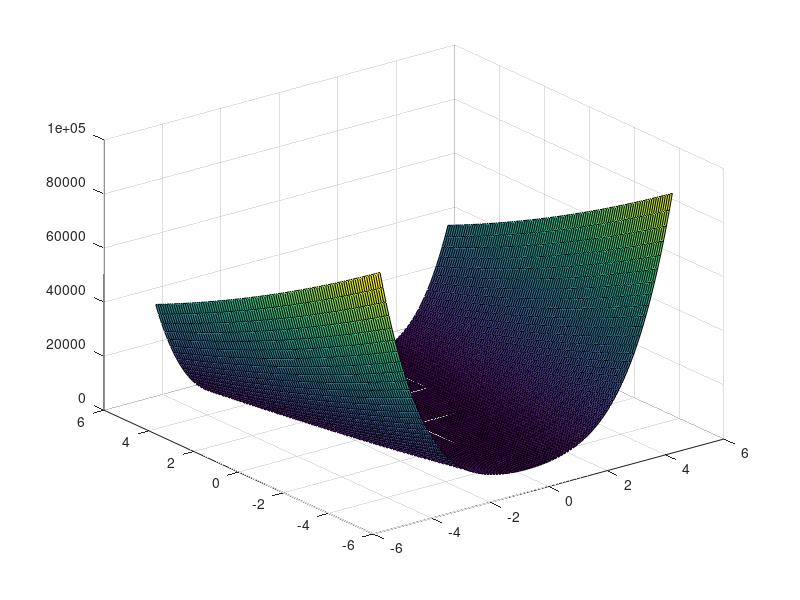
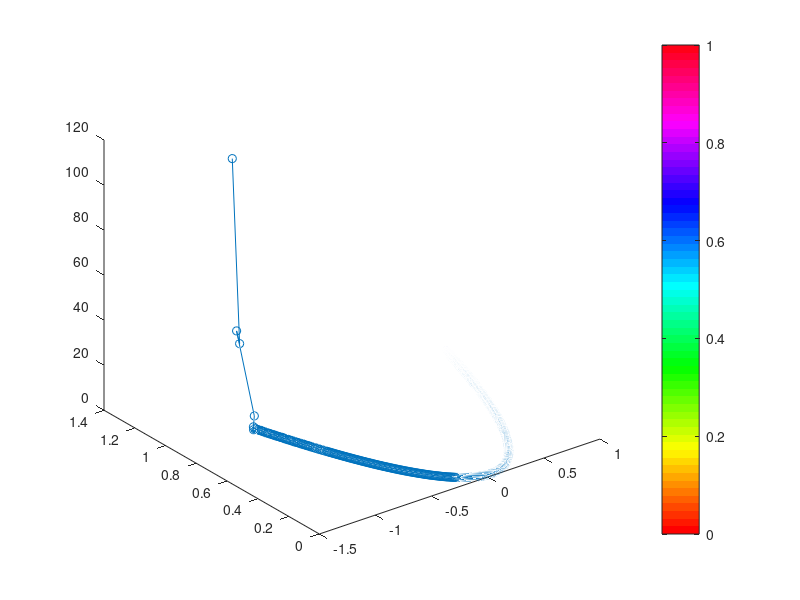

Write MATLAB code to recreate these figures, in order.
alpha1 = 0.0031;
beta = 0.33;

eps = 0.001; % Error limited to 0.001
x10 = -1.2;
x20 = 1; % Initial value
alpha = alpha1; % Learning rate
k = 0; % Iterations
err = 1;

f0 = 100*(x20-x10^2)^2 + (1-x10)^2;
% Objective function

S_space = [k,x10,x20,f0];

while err >= eps % Continue iteration when there is a significant error
  df1dx1 = -400*x10*(x20-x10^2) - 2*(1-x10);
  x11 = x10 - alpha*df1dx1;
  %err1 = absolute value of (x11 - x10);
  
  df1dx2 = 200*(x20-x10^2);
  x21 = x20 - alpha*df1dx2;
  %err2 = absolute value of (x21 - x20);
  
  %Subtract the gradient from the result of the previous iteration to obtain the answer for this iteration

  %err = Vector length of [err1 err2 err3]
  df1dx = [df1dx1,df1dx2];
  err = norm(df1dx);
  
  f0 = 100*(x20-x10^2)^2 + (1-x10)^2;
  f1 = 100*(x21-x11^2)^2 + (1-x11)^2;
  
  A = f1-f0;
  B = -0.5*alpha*(norm(df1dx)).^2;
  
  if (A > B) % Choose whether to choose a smaller learning rate Ba
    alpha=alpha1*beta;
  else
    alpha=alpha1;
  end
  
 
  k = k + 1; % Iterations +1
  x10 = x11;
  x20 = x21; % Obtain the answer after iteration

  S_space(k,:) = [k,x10,x20,f1];
  
  if (k>20000) % End loop when the number of steps is too large
    break
  end
  
end

disp(['x1 = ',num2str(x10)])
disp(['x2 = ',num2str(x20)])
disp(['f = ',num2str(f0)])
disp(['step = ',num2str(k)])

xx = linspace(-5,5,100);
yy = linspace(-5,5,100); % Variable variation range in the graph

[XX,YY]=meshgrid(xx,yy);
ZZ = 100.*XX.^4 - 200.*(XX.^2).*YY + 100.*YY.^2 + XX.^2 - 2.*XX +1;
surf(XX,YY,ZZ); % Create 3D graph

hold on;
plot3(S_space(:,2),S_space(:,3),S_space(:,4),'ro-')
% Draw a change line for the iteration point in the 3D graph
figure
plot3(S_space(:,2),S_space(:,3),S_space(:,4),'o-')
% Draw a change line for the iteration point


colormap hsv % Color the graph
colorbar % Add Color Bar